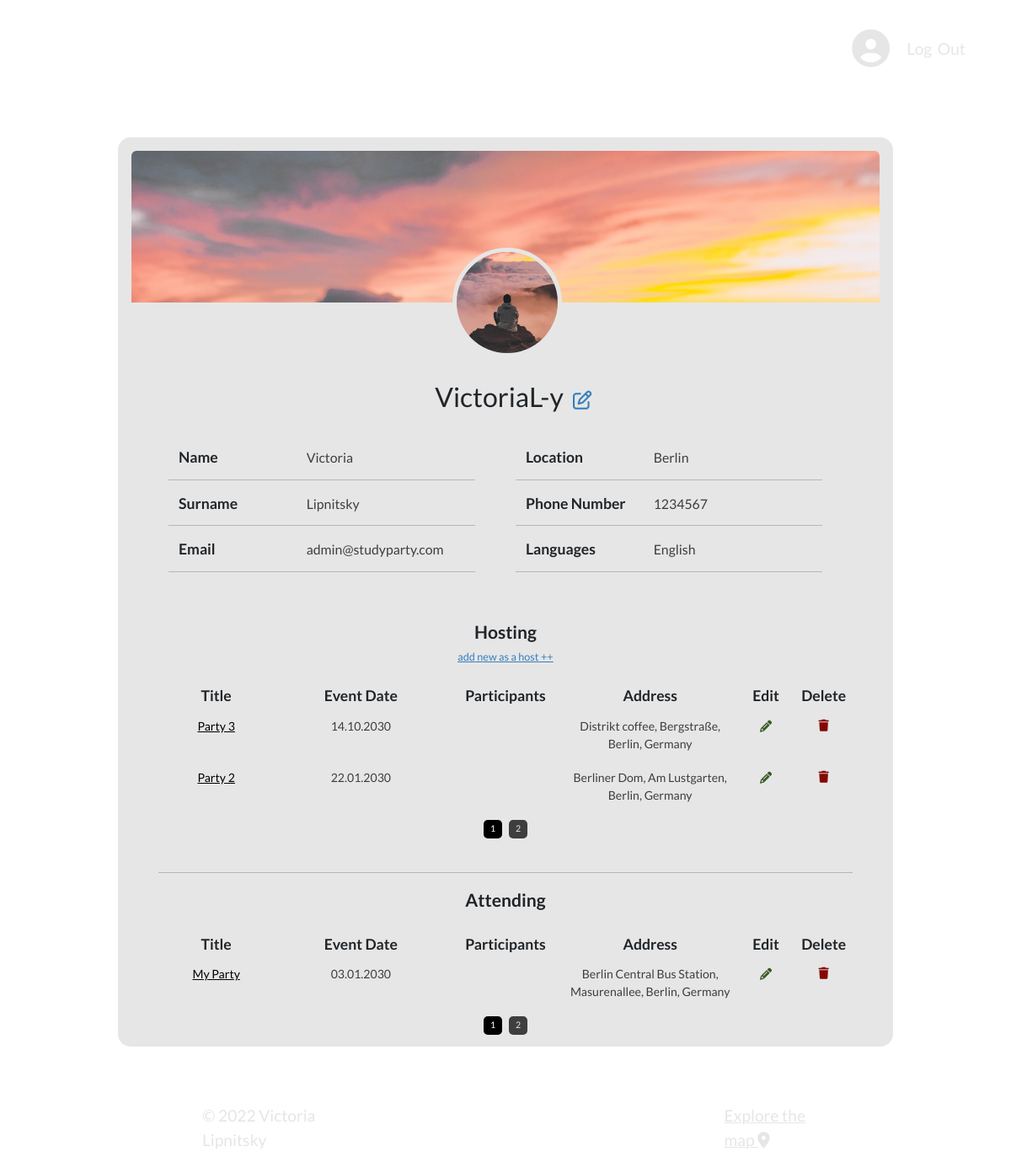
/profile (signed in), run on the app's committed database.
### app/models.py (models this page shows, shortened)
class User(db.Model, UserMixin):
    __tablename__ = 'author'
    id = db.Column(db.Integer, primary_key=True)
    username = db.Column(db.String(20), unique=True, nullable=False)
    email = db.Column(db.String(120), unique=True, nullable=False)
    name = db.Column(db.String(20), unique=False, nullable=True, default=' ')
    surname = db.Column(db.String(20), unique=False, nullable=True, default=' ')
    phoneNumber = db.Column(db.String(15), unique=False, nullable=True, default=' ')
    location = db.Column(db.String(40), unique=False, nullable=True, default=' ')
    languages = db.Column(db.String(50), unique=False, nullable=True, default=' ')
    image_avatar_file = db.Column(db.String(20), nullable=False, default='default.jpg')
    image_bg_file = db.Column(db.String(20), nullable=False, default='default.jpg')
    password = db.Column(db.String(60), nullable=False)
    party = db.relationship('Party', backref='author', lazy=True)

class Party(db.Model):
    __tablename__ = 'party'
    id = db.Column(db.Integer, primary_key=True)
    title = db.Column(db.String(30), nullable=False)
    date_posted = db.Column(db.DateTime, nullable=False, default=datetime.utcnow)
    date_time = db.Column(db.String(30), nullable=False)
    address = db.Column(db.String(30), nullable=False)
    lng = db.Column(db.String(30), nullable=False)
    lat = db.Column(db.String(30), nullable=False)
    whatsapp_link = db.Column(db.String(30), nullable=False)
    party_languages = db.Column(db.String(30), nullable=False)
    description = db.Column(db.Text, nullable=False)
    author_id = db.Column(db.Integer, db.ForeignKey('author.id'), nullable=False)

### app/routes.py (the view)
@app.route("/profile")
@login_required
def profile():
    form = PartyForm()
    page = request.args.get('page', 1, type=int)
    parties = Party.query.order_by(Party.date_posted.desc()).paginate(page=page, per_page=3)
    image_avatar_file = url_for('static', filename='profile_pics/' + current_user.image_avatar_file)
    image_bg_file = url_for('static', filename='profile_pics/' + current_user.image_bg_file)
    return render_template("profile.html", title="Profile", image_avatar_file=image_avatar_file, image_bg_file=image_bg_file, parties=parties, form=form)

### app/models.py (called while the page is built)
@login_manager.user_loader
def load_user(user_id):
    return User.query.get(int(user_id))

### app/templates/profile.html (shortened to what this page needs)
{% extends "layout.html" %}
{% block content %}
<div class="profile-container">
    <div class="profile-backg-img px-3 pb-3">
        <img class="rounded" src="{{ image_bg_file }}">
    </div>
    <div class="media d-flex flex-column align-items-center justify-content-center">
        <img class="rounded-circle ms-4 profile-img" src="{{ image_avatar_file }}">
        <h2 class="pt-3 pb-2 text-center">&nbsp;&nbsp;&nbsp;{{ current_user.username }} <a href="{{ url_for('updateProfile') }}"><i class="fa-regular fa-pen-to-square edit-profile"></i></a></h2>
        <div class="row px-5 py-4 container-fluid user-data">
            <div class="col-lg-6">
                <div class="row container-fluid">
                    <div class="col-5">
                        <span>Name</span>
                    </div>
                    <div class="col-7">
                        <span>{{ current_user.name }}</span>
                    </div>
                    <div class="col-5">
                        <span>Surname</span>
                    </div>
                    <div class="col-7">
                        <span>{{ current_user.surname }}</span>
                    </div>
                    <div class="col-5">
                        <span>Email</span>
                    </div>
                    <div class="col-7">
                        <span>{{ current_user.email }}</span>
                    </div>
                </div>
            </div>
            <div class="col-lg-6">
                <div class="row container-fluid">
                    <div class="col-5">
                        <span>Location</span>
                    </div>
                    <div class="col-7">
                        <span>{{ current_user.location }}</span>
                    </div>
                    <div class="col-5">
                        <span>Phone Number</span>
                    </div>
                    <div class="col-7">
                        <span>{{ current_user.phoneNumber }}</span>
                    </div>
                    <div class="col-5">
                        <span>Languages</span>
                    </div>
                    <div class="col-7">
                        <span>{{ current_user.languages }}</span>
                    </div>
                </div>
            </div>
        </div>
        <div class="row px-5 py-3 container-fluid user-data text-center">
            <div class="mb-2">
                <span class="headList"><strong>Hosting</strong></span>
                <br>
                <a href="{{ url_for('new_party') }}"><p class="link-to-creat-party">add new as a host&nbsp;++</p></a>
            </div>
            <div class="col-2 p-0 mb-2 headColumn">
                <span><strong>{{ form.title.label }}</strong></span>
            </div>
            <div class="col-3 p-0 headColumn">
                <span><strong>{{ form.date_time.label }}</strong></span>
            </div>
            <div class="col-2 p-0 headColumn">
                <span><strong>Participants</strong></span>
            </div>
            <div class="col-3 p-0 headColumn">
                <span><strong>{{ form.address.label }}</strong></span>
            </div>
            <div class="col-1 p-0 headColumn">
                <span><strong>Edit</strong></span>
            </div>
            <div class="col-1 p-0 headColumn">
                <span><strong>Delete</strong></span>
            </div>
            {% for party in parties.items %}
                {% if party.author == current_user %}
                <div class="col-2 p-0 partyTitle">
                    <a href="{{ url_for('party', party_id=party.id) }}">{{ party.title }}</a>
                </div>
                <div class="col-3 p-0">
                    <p>{{ party.date_time }}</p>
                </div>
                <div class="col-2 p-0">
                    <p></p>
                </div>
                <div class="col-3 p-0">
                    <p>{{ party.address }}</p>
                </div>
                <div class="col-1 editParty">
                    <a href="{{ url_for('update_party', party_id=party.id) }}"><i class="fa-solid fa-pencil"></i></a>
                </div>
                <div class="col-1 deleteParty">
                    <button type="button" class="btn btn-danger btn-sm" data-bs-toggle="modal" data-bs-target="#deleteModal"><i class="fa-solid fa-trash"></i></button>
                </div>
                {% else %}
                <div class="col-12">
                </div>
                {% endif %}
            {% endfor %}
            <div class="pt-2 d-flex justify-content-center party_list_buttons">
            {% for page_num in parties.iter_pages(left_edge=1, right_edge=1, left_current=1, right_current=2) %}
                {% if page_num %}
                    {% if parties.page == page_num %}
                    <a class="btn ms-1 me-1 mb-4 current-page" href="{{ url_for('profile', page=page_num) }}">{{ page_num }}</a>
                    {% else %}
                        <a class="btn ms-1 me-1 mb-4" href="{{ url_for('profile', page=page_num) }}">{{ page_num }}</a>
                    {% endif %}
                {% else %}
                    ...
                {% endif %}
            {% endfor %}
            </div>
        <div class="p-0 m-0"><hr></div>
            <div class="mb-4">
                <span class="headList"><strong>Attending</strong></span>
            </div>
            <div class="col-2 p-0 mb-2 headColumn">
                <span><strong>{{ form.title.label }}</strong></span>
            </div>
            <div class="col-3 p-0 headColumn">
                <span><strong>{{ form.date_time.label }}</strong></span>
            </div>
            <div class="col-2 p-0 headColumn">
                <span><strong>Participants</strong></span>
            </div>
            <div class="col-3 p-0 headColumn">
                <span><strong>{{ form.address.label }}</strong></span>
            </div>
            <div class="col-1 p-0 headColumn">
                <span><strong>Edit</strong></span>
            </div>
            <div class="col-1 p-0 headColumn">
                <span><strong>Delete</strong></span>
            </div>
            {% for party in parties.items %}
                {% if party.author != current_user %}
                <div class="col-2 p-0 partyTitle">
                    <a href="{{ url_for('party', party_id=party.id) }}">{{ party.title }}</a>
                </div>
                <div class="col-3 p-0">
                    <p>{{ party.date_time }}</p>
                </div>
                <div class="col-2 p-0">
                    <p></p>
                </div>
                <div class="col-3 p-0">
                    <p>{{ party.address }}</p>
                </div>
                <div class="col-1 editParty">
                    <a href="{{ url_for('update_party', party_id=party.id) }}"><i class="fa-solid fa-pencil"></i></a>
                </div>
                <div class="col-1 deleteParty">
                    <button type="button" class="btn btn-danger btn-sm" data-bs-toggle="modal" data-bs-target="#deleteModal"><i class="fa-solid fa-trash"></i></button>
                </div>
                {% else %}
                <div class="col-12">
                </div>
                {% endif %}
            {% endfor %}
            <div class="pt-2 d-flex justify-content-center party_list_buttons">
            {% for page_num in parties.iter_pages(left_edge=1, right_edge=1, left_current=1, right_current=2) %}
                {% if page_num %}
                    {% if parties.page == page_num %}
                    <a class="btn ms-1 me-1 mb-4 current-page" href="{{ url_for('profile', page=page_num) }}">{{ page_num }}</a>
                    {% else %}
                        <a class="btn ms-1 me-1 mb-4" href="{{ url_for('profile', page=page_num) }}">{{ page_num }}</a>
                    {% endif %}
                {% else %}
                    ...
                {% endif %}
            {% endfor %}
            </div>
        </div>
    </div>
</div>
<div class="container-fluid p-0 d-flex justify-content-between bottomInscription">
    <p>© 2022 Victoria Lipnitsky</p>
    <a href="{{ url_for('map') }}">Explore the map <i class="fa-solid fa-location-dot"></i></a>
</div>
{% endblock %}

### app/templates/layout.html (shortened to what this page needs)
<!DOCTYPE html>
<html lang="en">
<head>
    <link rel="stylesheet" href="https://cdnjs.cloudflare.com/ajax/libs/bootstrap/5.2.2/css/bootstrap.min.css" />
    <link rel="stylesheet" href="https://cdnjs.cloudflare.com/ajax/libs/font-awesome/6.2.0/css/all.min.css" />
    <link rel="stylesheet" type="text/css" href="{{ url_for('static', filename='/main.css') }}">
</head>
<body>
    <div class="container-fluid d-flex justify-content-end align-items-center sign-log-buttons top-buttons">
        {% if current_user.is_authenticated %}
        <a href="{{ url_for('profile') }}"><i class="fa-solid fa-circle-user profile-icon"></i></a>
        <a href="{{ url_for('logout') }}" class="logout-link">Log Out</a>
        {% else %}
        <p class="pt-2">New to StudyParty?</p>
        <div class="container btn-container">
            <a class="btn" href="{{ url_for('register') }}">Sign Up</a>
            <a class="btn" href="{{ url_for('login') }}" role="button">Log In</a>
        </div>
        {% endif %}
</div>
        {% block content %}
        {% endblock %}
</body>
</html>

### app/static/main.css (style rules this page uses)
* { box-sizing: border-box; }
:root { --fonts: rgb(230, 230, 230); --theQuestion: white; --darkButton: black; --border: rgb(129, 129, 129); --windowCol: 230,230,230; --profileWidth: calc(800px + 10vw); }
body { background-image: url(https://res.cloudinary.com/devqm7qmb/image/upload/q_50/v1664734048/StudyParty.jpg); background-size: cover; background-position: center; height: 100vh; width: 100vw; padding: 0; margin: 0; font-family: 'Lato', sans-serif; }
.bottomInscription { position: absolute; bottom: 1%; }
.bottomInscription p, .bottomInscription a { padding-left: 20vw; padding-right: 20vw; color: var(--fonts); font-size: 1.2em; margin-top: 1em; margin-bottom: 1em; }
.top-buttons { padding-top: calc(10px + 0.6vw); padding-right: 4.5vw; margin-right: 0; height: 100px; }
.top-buttons, .btn-container { width: fit-content; }
.profile-icon { font-size: 2.8em; color: var(--fonts); }
.logout-link { font-size: 1.2em; color: var(--fonts); text-decoration: none; margin-left: 20px; word-spacing: 3px; }
.profile-container { width: var(--profileWidth); height: fit-content; min-height: 70vh; max-height: 77vh; margin: 4.5vh auto; background-color: rgb(var(--windowCol)); font-size: 1.1em; border-radius: 15px; overflow-y: scroll; border-top: 1rem solid var(--fonts); }
.profile-backg-img { height: 180px; width: calc(800px + 10vw); overflow: hidden; }
.profile-backg-img img { height: auto; width: 100%; margin-right: 20px; }
.profile-img { object-fit: cover; height: 130px; width: 130px; margin-right: 20px; margin-top: -65px; margin-bottom: 12px; border: 5px solid rgb(var(--windowCol)); }
.profile-container .user-data .col-5, .profile-container .user-data .col-7, .profile-container .user-data.party-page .col-4, .profile-container .user-data.party-page .col-8 { border-bottom: 1px solid rgb(182, 182, 182); padding-bottom: 12px; margin-bottom: 15px; }
.profile-container .user-data .col-5, .profile-container .user-data.party-page .col-4 { font-weight: bold; }
.profile-container .user-data .col-7 span, .profile-container .user-data.party-page .col-8 span { font-size: 0.9em; color: rgb(62, 62, 62); }
.profile-container .user-data p { font-size: 0.8em; color: rgb(62, 62, 62); padding-top: 3px; }
.profile-container .user-data span.headList { font-size: 1.2em; }
.profile-container .user-data p.link-to-creat-party { font-size: 0.9em; color: #357ebd; text-decoration: underline; display: inline-block; }
.profile-container .user-data a { font-size: 0.8em; color: #357ebd; text-decoration: none; }
.profile-container .user-data .partyTitle a { color: var(--darkButton); text-decoration: none; padding: 1px; border-radius: 3px; text-decoration: underline; }
.profile-container .user-data .editParty a { background-color: transparent; border: none; padding: 0; color: #375925; }
.profile-container .user-data .deleteParty button { background-color: transparent; border: none; padding: 0; margin-bottom: 4px; color: #840705; outline: none; }
i.edit-profile { color: #357ebd; font-size: 0.7em; position: relative; padding-left: 5px; padding-top: 10px; }
.profile-container .party_list_buttons .btn { margin-top: -5px; font-size: 0.6em; border-radius: 5px; padding: 2px 7px; color: var(--fonts); background-color: rgb(63, 62, 62); }
.profile-container .party_list_buttons .btn.current-page { background-color: var(--darkButton); color: white; }

### data on the page
User: username "VictoriaL-y", name "Victoria", surname "Lipnitsky", email "admin@studyparty.com", location "Berlin", phoneNumber "1234567", languages "English"
Party: title "Party 3", date_time "14.10.2030", address "Distrikt coffee, Bergstraße, Berlin, Germany"
Party: title "Party 2", date_time "22.01.2030", address "Berliner Dom, Am Lustgarten, Berlin, Germany"
Party: title "My Party", date_time "03.01.2030", address "Berlin Central Bus Station, Masurenallee, Berlin, Germany"

### other printed values
{{ page_num }} "1"
{{ page_num }} "2"
